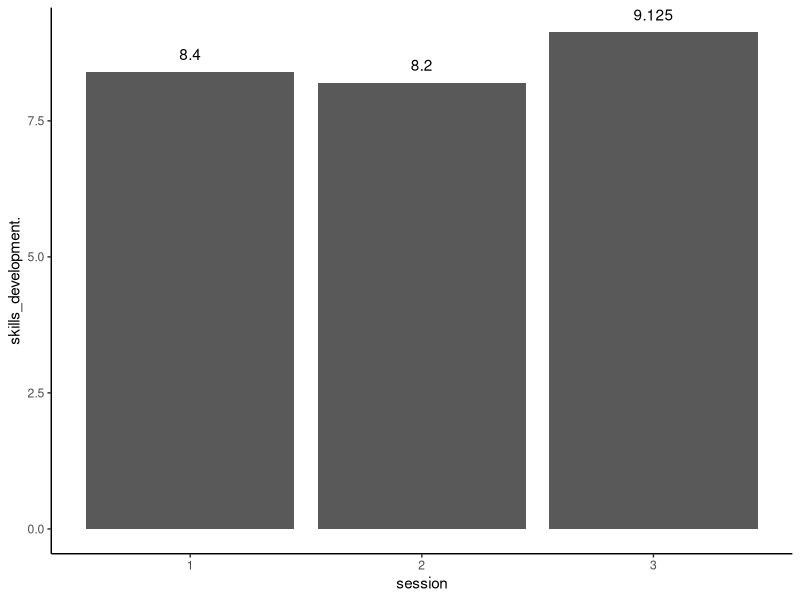
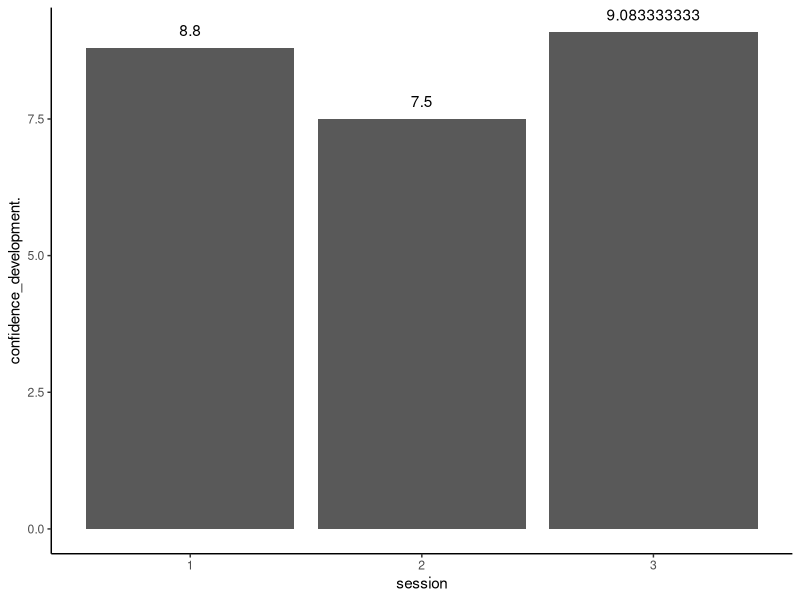
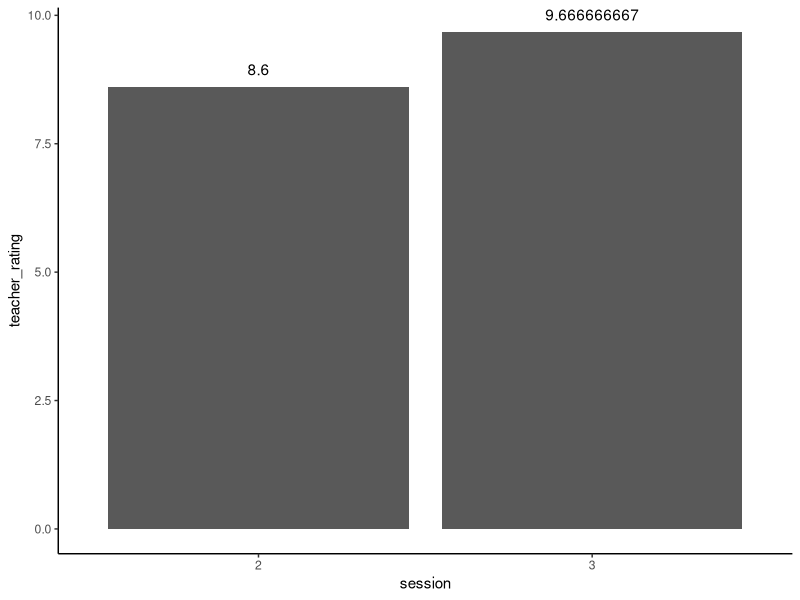
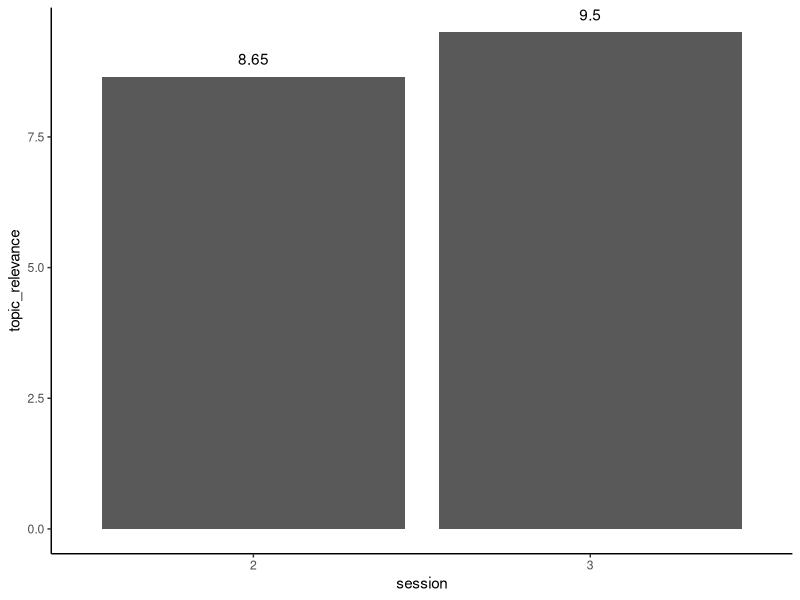
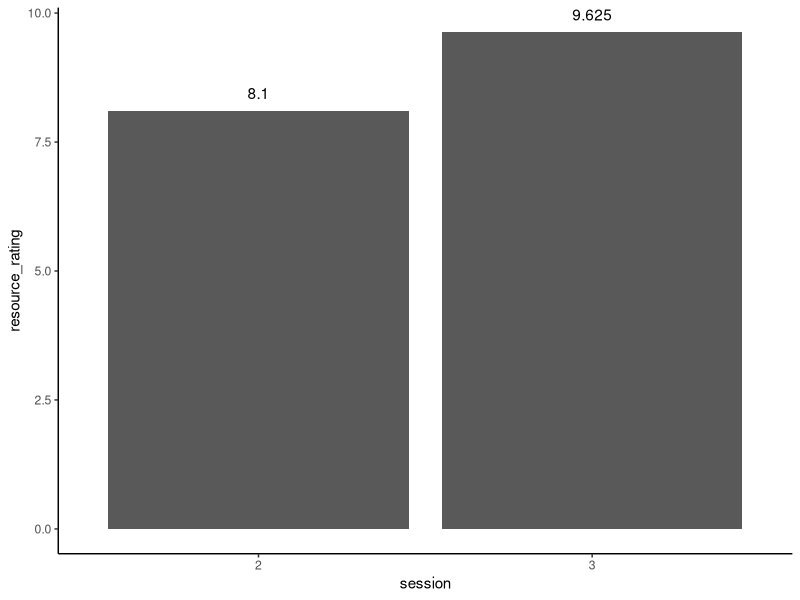
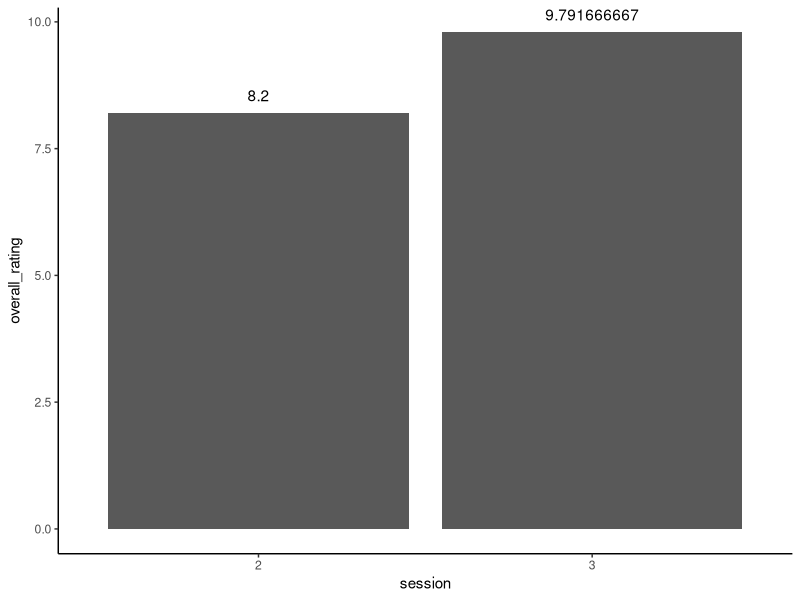
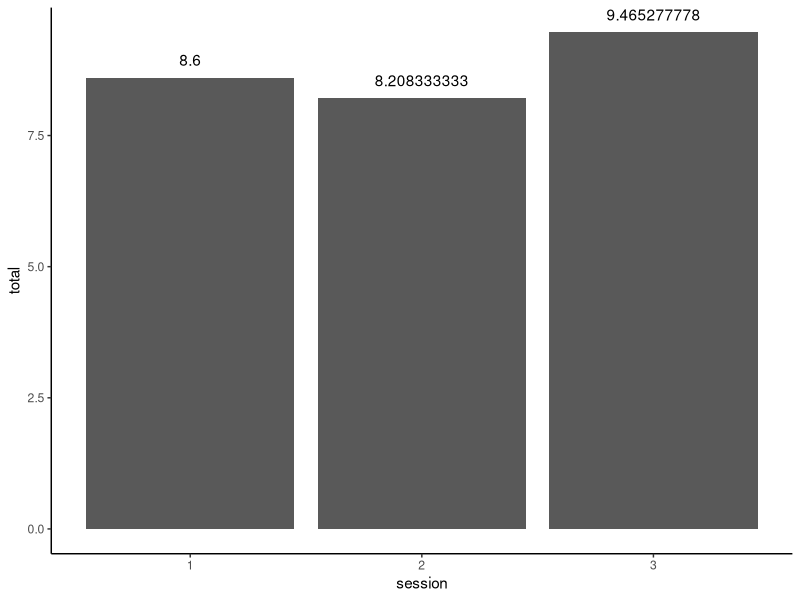
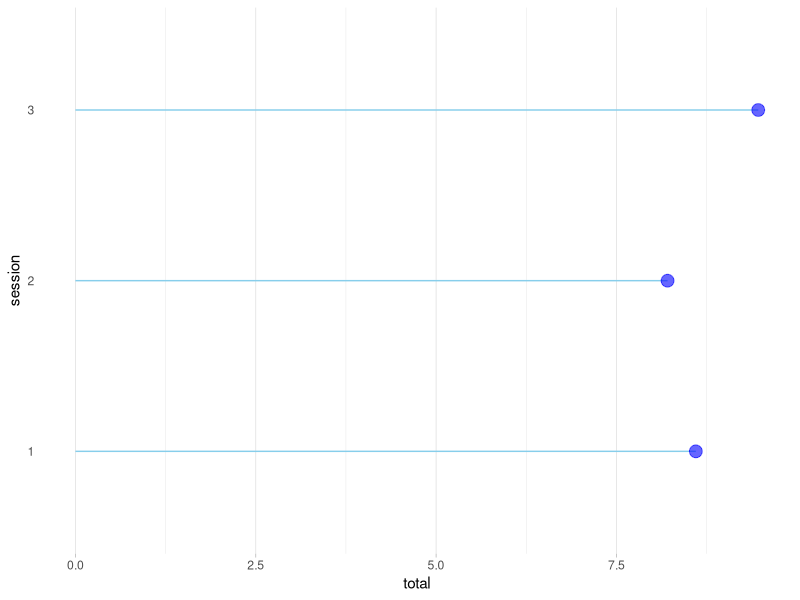

Source code (R) for these figures, in order: (Note: this script raises an error after producing the figures.)
library(ggplot2)
library(tidyverse)

### Working with just averages ###
average_dat <- read.csv("campaigner training averages by year.csv")
q_combined <- c("skills_development.", "confidence_development.", "teacher_rating",
                "topic_relevance", "resource_rating", "overall_rating", "total")

average_dat$session <- as.factor(average_dat$session)

for (i in q_combined) {
  print (
      average_dat %>%
      filter(.data[[i]] != "NA") %>%
        ggplot(aes(x=session, y=.data[[i]], label=.data[[i]])) +
        geom_col() +
        theme_classic() +
        geom_text(vjust=-1)
  )
}

  ggplot(average_dat, aes(x=session, y=total, label=total)) +
  geom_segment( aes(x=session, xend=session, y=0, yend=total), color="skyblue") +
  geom_point( color="blue", size=4, alpha=0.6) +
  theme_light() +
  coord_flip() +
  theme(
    panel.grid.major.y = element_blank(),
    panel.border = element_blank(),
    axis.ticks.y = element_blank()
  )
  
  
ggplot(data, aes(x=x, y=y)) +
  geom_segment( aes(x=x, xend=x, y=0, yend=y), color="skyblue") +
  geom_point( color="blue", size=4, alpha=0.6) +
  theme_light() +
  coord_flip() +
  theme(
    panel.grid.major.y = element_blank(),
    panel.border = element_blank(),
    axis.ticks.y = element_blank()
  )
